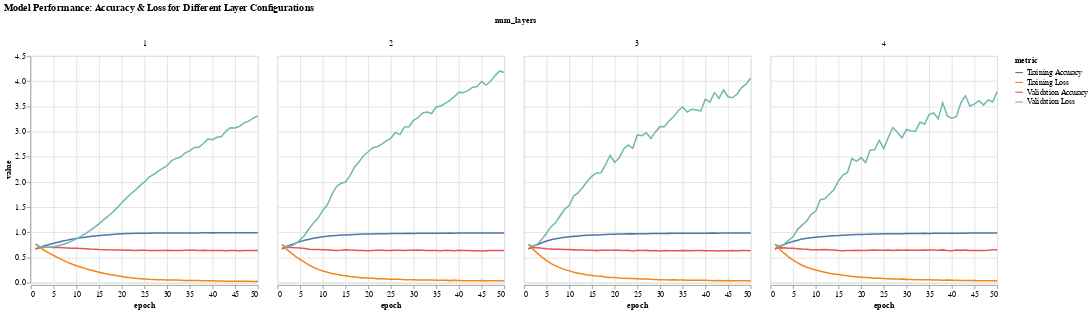

Notebook cell for this chart:
### Markdown cell above
- **Varying the number of layers**.

        - Conduct similar experiments as described above, but this time vary the number of layers from 1 to 4. Document your findings.

        - How many nodes should each layer contain? Test at least two scenarios. Traditionally, a common strategy involved decreasing the number of nodes from the input layer to the output layer, often by halving, to create a pyramid-like structure. However, recent experience suggests that maintaining a constant number of nodes across all layers can perform equally well. Describe your observations. It is acceptable if both strategies yield similar performance results.

        - Select one your models that exemplifies overfitting. In our experiments, we easily constructed a model achieving nearly 100% accuracy on the training data, yet showing no similar improvement on the validation set. Present this neural network along with its accuracy and loss graphs. Explain the reasoning for concluding that the model is overfitting.

### Code cell
# Function to build model with a given number of layers and nodes
def build_model(num_layers, nodes_per_layer):
    model = Sequential()
    model.add(InputLayer(input_shape=(462,)))
    for _ in range(num_layers):
        model.add(Dense(nodes_per_layer, activation='relu'))
    model.add(Dense(3, activation='softmax'))
    return model

# Number of layers to test
layers_list = [1, 2, 3, 4]
nodes_per_layer = 128  # You can adjust this value

# Prepare a DataFrame to collect all metrics for plotting
df_all_models = pd.DataFrame()

for num_layers in layers_list:
    print(f"\nTraining model with {num_layers} hidden layers:")
    model = build_model(num_layers, nodes_per_layer)

    # Compile the model
    model.compile(optimizer='adam',
                  loss='sparse_categorical_crossentropy',
                  metrics=['accuracy'])

    # Train the model
    history = model.fit(
        X_train, y_train,
        epochs=50,
        batch_size=32,
        validation_data=(X_valid, y_valid),
        verbose=0
    )

    # Prepare data for plotting
    df = pd.DataFrame({
        'epoch': range(1, 51),
        'training_accuracy': history.history['accuracy'],
        'validation_accuracy': history.history['val_accuracy'],
        'training_loss': history.history['loss'],
        'validation_loss': history.history['val_loss'],
        'num_layers': [num_layers] * 50
    })
    
    # Melt the dataframe for long format
    df_long = df.melt(id_vars=['epoch', 'num_layers'], 
                      value_vars=['training_accuracy', 'validation_accuracy', 'training_loss', 'validation_loss'],
                      var_name='metric', value_name='value')
    
    # Concatenate all data
    df_all_models = pd.concat([df_all_models, df_long], ignore_index=True)

# Plotting with Altair

# Define the color mapping for metrics
color_mapping = {
    'training_accuracy': 'Training Accuracy',
    'validation_accuracy': 'Validation Accuracy',
    'training_loss': 'Training Loss',
    'validation_loss': 'Validation Loss'
}

df_all_models['metric'] = df_all_models['metric'].map(color_mapping)

# Altair plot: Interactive plot for all models
chart = alt.Chart(df_all_models).mark_line().encode(
    x='epoch',
    y='value',
    color='metric',
    column='num_layers:O',  # Separate charts for each layer configuration
    tooltip=['epoch', 'value', 'metric', 'num_layers']
).properties(
    title="Model Performance: Accuracy & Loss for Different Layer Configurations",
    width=300,
    height=300
)

# Display the chart
chart.display()

### Figure 1 — Vega-Lite specification as saved in the notebook (floating-point values rounded to 4 significant figures; data arrays with more than 128 entries replaced by an {"elided": "..."} marker saying what was removed)
{"config": {"view": {"continuousWidth": 300, "continuousHeight": 300}}, "data": {"name": "data-26a39a12ecaaafe13d6f9ee7799327f3"}, "mark": {"type": "line"}, "encoding": {"color": {"field": "metric", "type": "nominal"}, "column": {"field": "num_layers", "type": "ordinal"}, "tooltip": [{"field": "epoch", "type": "quantitative"}, {"field": "value", "type": "quantitative"}, {"field": "metric", "type": "nominal"}, {"field": "num_layers", "type": "quantitative"}], "x": {"field": "epoch", "type": "quantitative"}, "y": {"field": "value", "type": "quantitative"}}, "height": 300, "title": "Model Performance: Accuracy & Loss for Different Layer Configurations", "width": 300, "$schema": "https://vega.github.io/schema/vega-lite/v5.20.1.json", "datasets": {"data-26a39a12ecaaafe13d6f9ee7799327f3": {"elided": "800 records"}}}
